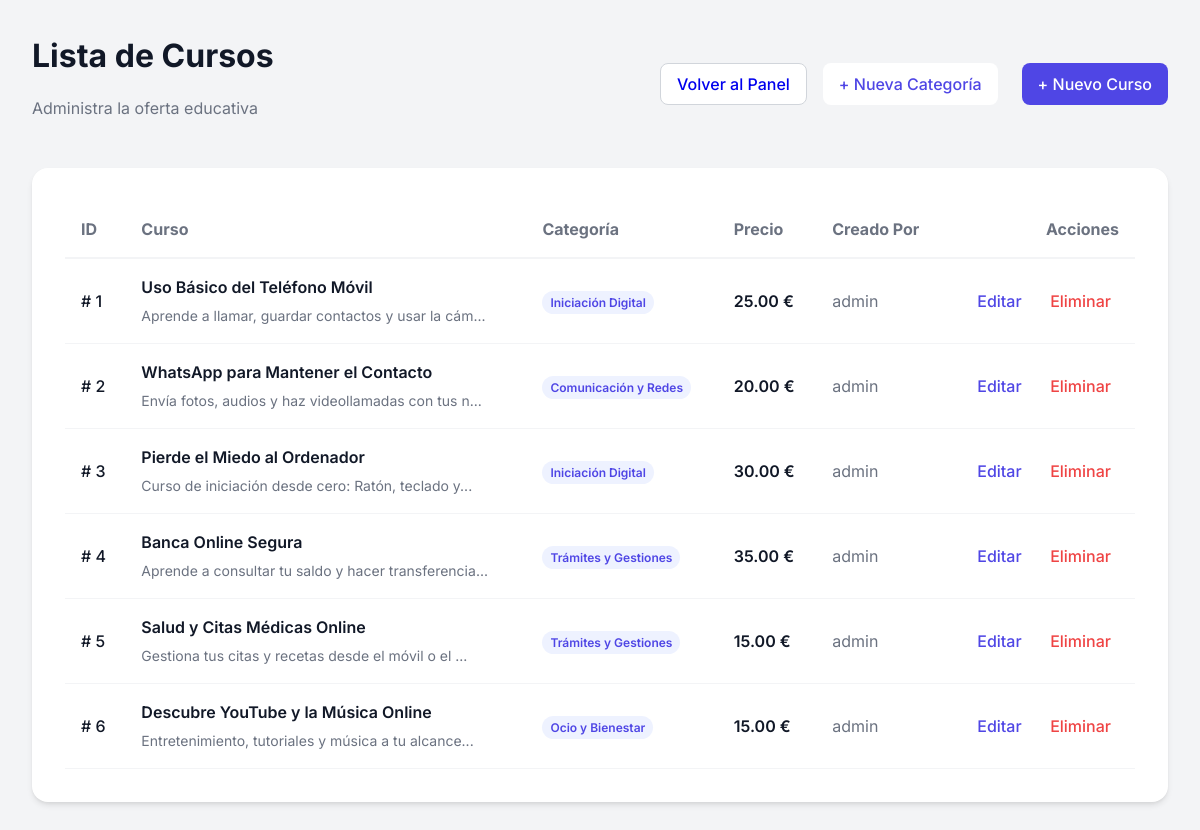
Screenshot of /operaciones/listar.php (signed in) with the database file from the repository.
### tables this page shows
CREATE TABLE IF NOT EXISTS cursos (
    id INT AUTO_INCREMENT PRIMARY KEY,
    titulo VARCHAR(150) NOT NULL,
    descripcion TEXT,
    precio DECIMAL(10, 2) DEFAULT 0.00,
    categoria_id INT,
    creado_por INT,
    fecha_creacion TIMESTAMP DEFAULT CURRENT_TIMESTAMP,
    FOREIGN KEY (categoria_id) REFERENCES categorias(id) ON DELETE SET NULL,
    FOREIGN KEY (creado_por) REFERENCES usuarios(id) ON DELETE SET NULL
);

CREATE TABLE IF NOT EXISTS categorias (
    id INT AUTO_INCREMENT PRIMARY KEY,
    nombre VARCHAR(100) NOT NULL UNIQUE,
    descripcion TEXT
);

CREATE TABLE IF NOT EXISTS usuarios (
    id INT AUTO_INCREMENT PRIMARY KEY,
    usuario VARCHAR(50) NOT NULL UNIQUE,
    email VARCHAR(100) NOT NULL UNIQUE,
    clave VARCHAR(255) NOT NULL,  
    rol ENUM('admin', 'estudiante', 'profesor') DEFAULT 'estudiante',
    fecha_creacion TIMESTAMP DEFAULT CURRENT_TIMESTAMP
);

### operaciones/listar.php (the view, shortened to what this page needs)
<?php
require_once '../configuracion/conexion.php';
$consulta = $conexion->query("
    SELECT cursos.*, categorias.nombre as nombre_categoria, usuarios.usuario as instructor
    FROM cursos
    LEFT JOIN categorias ON cursos.categoria_id = categorias.id
    LEFT JOIN usuarios ON cursos.creado_por = usuarios.id
    ORDER BY cursos.fecha_creacion DESC
");
$cursos = $consulta->fetchAll();
?>
<!DOCTYPE html>
<html lang="es">
<head>
    <link rel="stylesheet" href="../recursos/estilos/estilos.css">
</head>
<body>
    <div class="contenedor">
        <div class="cabecera-lista">
            <div>
                <h1 class="titulo-lista">Lista de Cursos</h1>
                <p class="subtitulo-lista">Administra la oferta educativa</p>
            </div>
            <div class="acciones-cabecera">
                <a href="../panel.php" class="btn btn-volver">Volver al Panel</a>
                <a href="crear_categoria.php" class="btn btn-claro" style="margin-right: 0.5rem;">+ Nueva Categoría</a>
                <a href="crear.php" class="btn btn-primario">+ Nuevo Curso</a>
            </div>
        </div>
        <div class="tarjeta contenedor-tabla">
            <table class="tabla-base">
                <thead>
                    <tr>
                        <th>ID</th>
                        <th>Curso</th>
                        <th>Categoría</th>
                        <th>Precio</th>
                        <th>Creado Por</th>
                        <th class="td-derecha">Acciones</th>
                    </tr>
                </thead>
                <tbody>
                    <?php foreach ($cursos as $curso): ?>
                        <tr class="fila-tabla">
                            <td style="font-weight: 500;">#
                                <?= $curso['id'] ?>
                            </td>
                            <td class="celda-curso">
                                <div class="titulo-curso">
                                    <?= htmlspecialchars($curso['titulo']) ?>
                                </div>
                                <small class="descripcion-curso">
                                    <?= htmlspecialchars(substr($curso['descripcion'], 0, 50)) ?>...
                                </small>
                            </td>
                            <td>
                                <span class="badge-categoria">
                                    <?= htmlspecialchars($curso['nombre_categoria'] ?? 'Sin Categoría') ?>
                                </span>
                            </td>
                            <td class="precio-curso">
                                <?= number_format($curso['precio'], 2) ?> €
                            </td>
                            <td style="color: var(--texto-secundario);">
                                <?= htmlspecialchars($curso['instructor'] ?? 'Sistema') ?>
                            </td>
                            <td class="td-derecha">
                                <a href="editar.php?id=<?= $curso['id'] ?>" class="btn btn-texto-primario">Editar</a>
                                <a href="eliminar.php?id=<?= $curso['id'] ?>" class="btn btn-texto-peligro"
                                    onclick="return confirm('¿Estás seguro de eliminar este curso?');">Eliminar</a>
                            </td>
                        </tr>
                    <?php endforeach; ?>
                </tbody>
            </table>
        </div>
    </div>
</body>
</html>

### recursos/estilos/base.css (style rules this page uses)
:root { --color-primario: #4F46E5; --color-primario-hover: #4338ca; --color-fondo: #F3F4F6; --color-superficie: #FFFFFF; --texto-principal: #111827; --texto-secundario: #6B7280; --color-acento: #10B981; --color-peligro: #EF4444; --sombra-sm: 0 1px 2px 0 rgba(0, 0, 0, 0.05); --sombra-md: 0 4px 6px -1px rgba(0, 0, 0, 0.1), 0 2px 4px -1px rgba(0, 0, 0, 0.06); --sombra-lg: 0 10px 15px -3px rgba(0, 0, 0, 0.1), 0 4px 6px -2px rgba(0, 0, 0, 0.05); --radio-md: 0.5rem; --radio-lg: 1rem; }
body { font-family: 'Inter', system-ui, -apple-system, sans-serif; background-color: var(--color-fondo); color: var(--texto-principal); margin: 0; padding: 0; line-height: 1.5; }
.contenedor { max-width: 1200px; margin: 0 auto; padding: 2rem; }

### recursos/estilos/componentes.css (style rules this page uses)
.tarjeta { background: var(--color-superficie); border-radius: var(--radio-lg); box-shadow: var(--sombra-md); padding: 2rem; border: 1px solid rgba(255, 255, 255, 0.1); backdrop-filter: blur(10px); }
.btn { display: inline-flex; align-items: center; justify-content: center; padding: 0.5rem 1rem; border-radius: var(--radio-md); font-weight: 500; transition: all 0.2s ease; cursor: pointer; border: none; text-decoration: none; }
.btn-primario { background-color: var(--color-primario); color: white; }
.btn-claro { background: white; color: var(--color-primario); }
.btn-texto-primario { color: var(--color-primario); padding: 0.25rem 0.5rem; margin-right: 0.5rem; }
.btn-texto-peligro { color: var(--color-peligro); padding: 0.25rem 0.5rem; }
.badge-categoria { background: #EEF2FF; color: var(--color-primario); padding: 0.25rem 0.5rem; border-radius: 999px; font-size: 0.75rem; font-weight: 600; }

### recursos/estilos/paginas/tabla.css (style rules this page uses)
.contenedor-tabla { overflow-x: auto; }
.tabla-base { width: 100%; border-collapse: collapse; }
.tabla-base thead { text-align: left; border-bottom: 2px solid #F3F4F6; }
.tabla-base th { padding: 1rem; color: var(--texto-secundario); }
.tabla-base tbody tr { border-bottom: 1px solid #F3F4F6; }
.tabla-base td { padding: 1rem; }
.tabla-base .td-derecha { text-align: right; }
.fila-tabla { border-bottom: 1px solid #F3F4F6; }
.celda-curso { padding: 1rem; }
.titulo-curso { font-weight: 600; margin-bottom: 0.25rem; }
.descripcion-curso { color: var(--texto-secundario); font-size: 0.875rem; }
.precio-curso { padding: 1rem; font-weight: 600; }
.cabecera-lista { display: flex; justify-content: space-between; align-items: center; margin-bottom: 2rem; }
.titulo-lista { margin: 0; }
.subtitulo-lista { color: var(--texto-secundario); }
.acciones-cabecera { display: flex; gap: 1rem; }
.btn-volver { background: white; border: 1px solid #D1D5DB; }

### rows the page displays
cursos: id "1", titulo "Uso Básico del Teléfono Móvil", descripcion "Aprende a llamar, guardar contactos y usar la cám", categoria.nombre "Iniciación Digital", precio "25.00", creado_por.usuario "admin"
cursos: id "2", titulo "WhatsApp para Mantener el Contacto", descripcion "Envía fotos, audios y haz videollamadas con tus n", categoria.nombre "Comunicación y Redes", precio "20.00", creado_por.usuario "admin"
cursos: id "3", titulo "Pierde el Miedo al Ordenador", descripcion "Curso de iniciación desde cero: Ratón, teclado y", categoria.nombre "Iniciación Digital", precio "30.00", creado_por.usuario "admin"
cursos: id "4", titulo "Banca Online Segura", descripcion "Aprende a consultar tu saldo y hacer transferencia", categoria.nombre "Trámites y Gestiones", precio "35.00", creado_por.usuario "admin"
cursos: id "5", titulo "Salud y Citas Médicas Online", descripcion "Gestiona tus citas y recetas desde el móvil o el", categoria.nombre "Trámites y Gestiones", precio "15.00", creado_por.usuario "admin"
cursos: id "6", titulo "Descubre YouTube y la Música Online", descripcion "Entretenimiento, tutoriales y música a tu alcance", categoria.nombre "Ocio y Bienestar", precio "15.00", creado_por.usuario "admin"
